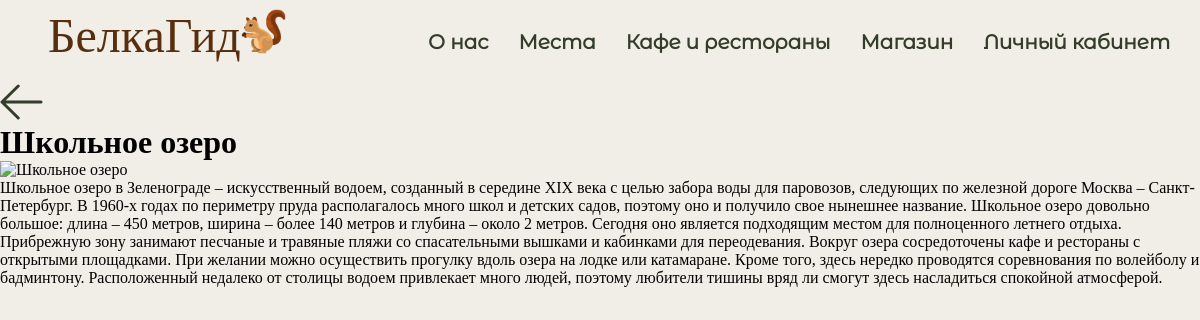
Screenshot of /places/Школьное озеро/ with the database file from the repository.
### belka/models.py (models this page shows, shortened)
class Place(models.Model):
    name = models.TextField()
    short_description = models.TextField()
    description = models.TextField()
    rating = models.FloatField()
    image = models.FilePathField(path='static/img/places', null=1)
    type = models.IntegerField(default=0)
    map_id = models.IntegerField(default=0)
    redirect_url = models.TextField(default="places")
    map_x = models.IntegerField(default=0)
    map_y = models.IntegerField(default=0)
    geo_x = models.FloatField(default=0)
    geo_y = models.FloatField(default=0)

### belka/views.py (the view)
# urls.py: path('places/<str:place_name>/', belka.views.place_detail, name='place_detail'),
def place_detail(request, place_name):
    place = Place.objects.get(name=place_name)
    place.image = place.image.replace("static/", "")
    context = {'place': place}
    return render(request, 'place_detail.html', context)

### templates/place_detail.html (shortened to what this page needs)
{% load static %}
<!DOCTYPE html>
<html lang="en">
<link rel="stylesheet" href="{% static 'css/main.css' %}">
    <link rel="stylesheet" href="{% static 'css/main1.css' %}">
    <link rel="stylesheet" href="{% static 'css/main2.css' %}">
    <link rel="stylesheet" href="{% static 'css/main3.css' %}">
    <link rel="stylesheet" href="{% static 'css/main4.css' %}">
 <header>
            <div class="headermenu">
                <div class="logo">
                    <div class="logotype">
                        <div class="nazvanie"><a href="/">БелкаГид</a></div>
                        <img class="imgbelka" src="{% static 'img/белка.png' %}" alt="" width="55"
                             height="55">
                    </div>
                    <div class="menu">
                        <a href="../../about">О нас</a>
                        <a  href="../../places">Места</a>
                        <a href="../../cafe">Кафе и рестораны</a>
                        <a href="../../shop">Магазин</a>
                        <a href="../../profile">Личный кабинет</a>
                    </div>
                </div>
            </div>
        </header>
<body>
<div class="longdescr">
    <a href="../"> <img class='back' src="{% static 'img/back.svg' %}"  alt="{{ place.name }}" ></a>
<h1>{{ place.name }}</h1>
 <img class='img1' src="{% static place.image %}"  alt="{{ place.name }}" >
<p>{{ place.description }}</p>
 </div>
</body>
</html>

### static/css/main.css (style rules this page uses)
html { overflow-y: scroll; background: #f0eee6; }
* { margin: 0; padding: 0; }
html, body { height: 100%; }

### static/css/main1.css (style rules this page uses)
html { overflow-y: scroll; background: #f0eee6; }
* { margin: 0; padding: 0; }
html, body { height: 100%; }

### static/css/main2.css (style rules this page uses)
html { overflow-y: scroll; background: #f0eee6; }
* { margin: 0; padding: 0; }
html, body { height: 100%; }
@media (min-width: 1024px) and (max-width: 1440px) { .logo { display: flex; height: 35%; } }
@media (min-width: 1024px) and (max-width: 1440px) { .nazvanie a { text-decoration: none; color: #582F0E; font-weight: 500; font-size: 48px; font-family: "UrbanSlavic"; } }
@media (min-width: 1024px) and (max-width: 1440px) { .logotype { display: flex; justify-content: flex-start; padding-left: 4%; padding-top: 8px; flex: 0.25; } }
@media (min-width: 1024px) and (max-width: 1440px) { .menu { display: flex; justify-content: flex-end; flex: 0.75; } }
@media (min-width: 1024px) and (max-width: 1440px) { .menu a { color: #333D29; text-decoration: none; font-family: 'Montserrat Alternates'; font-weight: 600; font-size: 20px; padding-top: 30px; margin-right: 30px; padding-bottom: 30px; } }
@media (min-width: 1024px) and (max-width: 1440px) { .imgbelka { padding-top: 1px; width: 45px; height: 45px; } }
@media (min-width: 1024px) and (max-width: 1440px) { html { scroll-behavior: smooth; } }

### static/css/main3.css (style rules this page uses)
html { overflow-y: scroll; background: #f0eee6; }
* { margin: 0; padding: 0; }
html, body { height: 100%; }

### static/css/main4.css (style rules this page uses)
html { overflow-y: scroll; background: #f0eee6; }
* { margin: 0; padding: 0; }
html, body { height: 100%; }

### rows the page displays
Place: name "Школьное озеро", description "Школьное озеро в Зеленограде – искусственный водоем, созданный в середине XIX века с целью забора воды для паровозов, следующих по железной дороге Москва – Санкт-Петербург. В 1960-х годах по периметру пруда располагалось много школ и детских садов, поэтому оно и получило свое нынешнее название. Школьное озеро довольно большое: длина – 450 метров, ширина – более 140 метров и глубина – около 2 метров. Сегодня оно является подходящим местом для полноценного летнего отдыха. Прибрежную зону занимают песчаные и травяные пляжи со спасательными вышками и кабинками для переодевания. Вокруг озера сосредоточены кафе и рестораны с открытыми площадками. При желании можно осуществить прогулку вдоль озера…"
